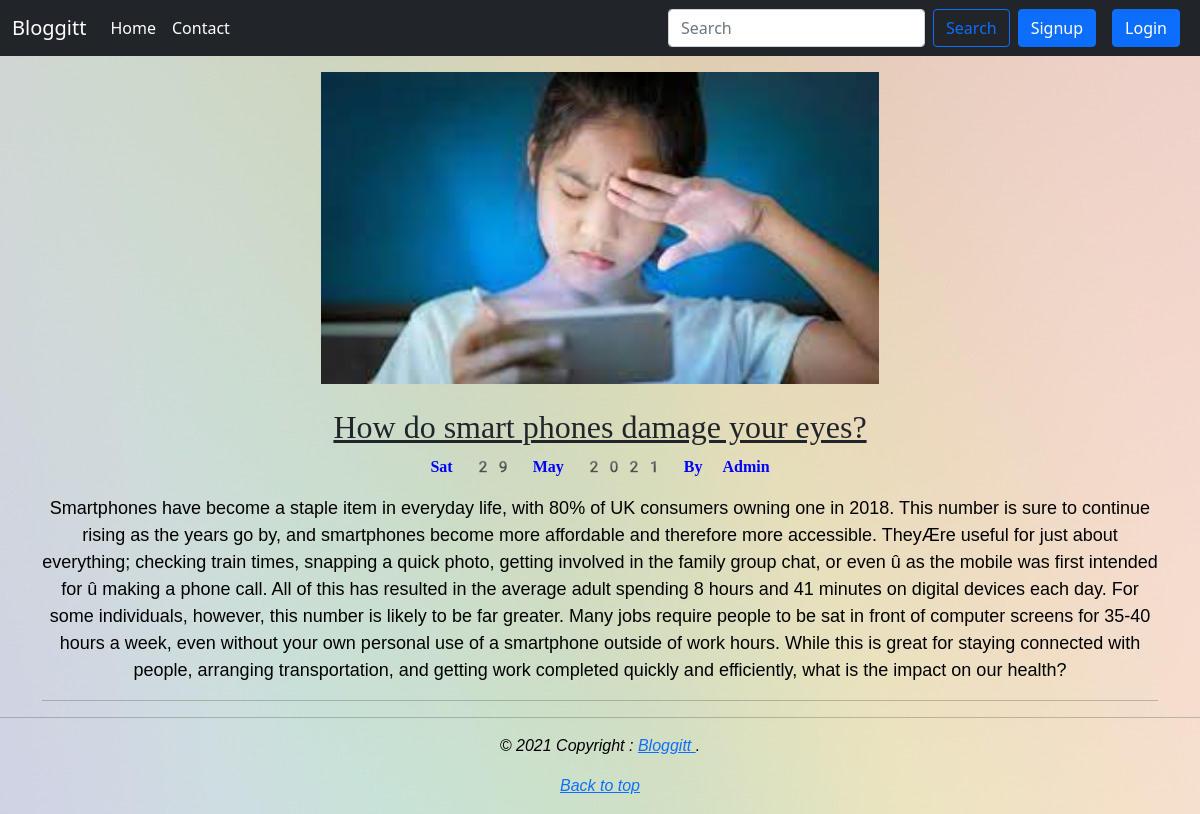
The page /blogview/how-do-smart-phones- on the database its author committed.
### blog/models.py (models this page shows, shortened)
class post(models.Model):
    Sno=models.AutoField(primary_key=True)
    title=models.CharField(max_length=50)
    slug = AutoSlugField(populate_from='title', max_length=20)
    user = models.ForeignKey(settings.AUTH_USER_MODEL, on_delete=models.CASCADE,blank=True,null=True)
    desc=models.TextField()
    time=models.DateTimeField(blank=True,auto_now=True)
    thumbnail=models.ImageField( upload_to='media')

### blog/views.py (the view)
# urls.py: path('blogview/<slug:slug>', views.blogview, name='blogview'),
def blogview(request, slug):
    blogs=post.objects.filter(slug=slug).first()
    return render(request,'blogview.html',{"Blog":blogs})

### templates/blogview.html (shortened to what this page needs)
{% extends 'base.html' %}
{% block body%}
<center>
 <div class = "container my-3" style="word-wrap: break-word;">
  {% if Blog.thumbnail %}
           <img src="{{Blog.thumbnail.url}}" width="50%" height="50%"/>
    {% endif %}
    <br>
    <h2 class="blog-post-title" style="font-style: normal;
    font-family: fangsong;
    text-decoration: underline;">{{Blog.title|capfirst|safe}}</h2>
      <strong><p class="blog-post-meta" style="color: blue;
       font-family: emoji;">{{Blog.time|date:"D d M Y"}} By {{Blog.user.first_name|capfirst}}</p></strong>
      <p style="
    font-family: sans-serif;
    font-size: large;
    color: black;">{{Blog.desc|capfirst}}</p>
      <hr>
</div>
</center>
{% endblock body%}

### rows shown on the page
post: thumbnail (picture), title "How do smart phones damage your eyes?", time "Sat 29 May 2021", user.first_name "Admin", desc "Smartphones have become a staple item in everyday life, with 80% of UK consumers owning one in 2018. This number is sure to continue rising as the years go by, and smartphones become more affordable and therefore more accessible. TheyÆre useful for just about everything; checking train times, snapping a quick photo, getting involved in the family group chat, or even û as the mobile was first intended for û making a phone call. All of this has resulted in the average adult spending 8 hours and 41 minutes on digital devices each day. For some individuals, however, this number is likely to be far greater. Many jobs require people to be sat in front of computer screens for 35-40 hours a week,…"
